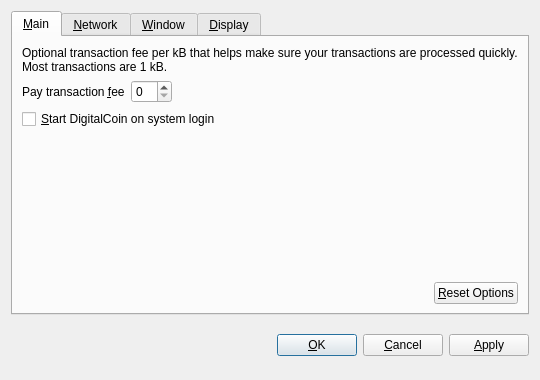
<?xml version="1.0" encoding="UTF-8"?>
<ui version="4.0">
 <class>OptionsDialog</class>
 <widget class="QDialog" name="OptionsDialog">
  <property name="geometry">
   <rect>
    <x>0</x>
    <y>0</y>
    <width>540</width>
    <height>380</height>
   </rect>
  </property>
  <property name="windowTitle">
   <string>Options</string>
  </property>
  <property name="modal">
   <bool>true</bool>
  </property>
  <layout class="QVBoxLayout" name="verticalLayout">
   <item>
    <widget class="QTabWidget" name="tabWidget">
     <property name="tabPosition">
      <enum>QTabWidget::North</enum>
     </property>
     <property name="currentIndex">
      <number>0</number>
     </property>
     <widget class="QWidget" name="tabMain">
      <attribute name="title">
       <string>&amp;Main</string>
      </attribute>
      <layout class="QVBoxLayout" name="verticalLayout_Main">
       <item>
        <widget class="QLabel" name="transactionFeeInfoLabel">
         <property name="text">
          <string>Optional transaction fee per kB that helps make sure your transactions are processed quickly. Most transactions are 1 kB.</string>
         </property>
         <property name="textFormat">
          <enum>Qt::PlainText</enum>
         </property>
         <property name="wordWrap">
          <bool>true</bool>
         </property>
        </widget>
       </item>
       <item>
        <layout class="QHBoxLayout" name="horizontalLayout_1_Main">
         <item>
          <widget class="QLabel" name="transactionFeeLabel">
           <property name="text">
            <string>Pay transaction &amp;fee</string>
           </property>
           <property name="textFormat">
            <enum>Qt::PlainText</enum>
           </property>
           <property name="buddy">
            <cstring>transactionFee</cstring>
           </property>
          </widget>
         </item>
         <item>
          <widget class="BitcoinAmountField" name="transactionFee"/>
         </item>
         <item>
          <spacer name="horizontalSpacer_1_Main">
           <property name="orientation">
            <enum>Qt::Horizontal</enum>
           </property>
           <property name="sizeHint" stdset="0">
            <size>
             <width>40</width>
             <height>20</height>
            </size>
           </property>
          </spacer>
         </item>
        </layout>
       </item>
       <item>
        <widget class="QCheckBox" name="bitcoinAtStartup">
         <property name="toolTip">
          <string>Automatically start DigitalCoin after logging in to the system.</string>
         </property>
         <property name="text">
          <string>&amp;Start DigitalCoin on system login</string>
         </property>
        </widget>
       </item>
       <item>
        <spacer name="verticalSpacer_Main">
         <property name="orientation">
          <enum>Qt::Vertical</enum>
         </property>
         <property name="sizeHint" stdset="0">
          <size>
           <width>20</width>
           <height>40</height>
          </size>
         </property>
        </spacer>
       </item>
       <item>
        <layout class="QHBoxLayout" name="horizontalLayout_2_Main">
         <item>
          <spacer name="horizontalSpacer_2_Main">
           <property name="orientation">
            <enum>Qt::Horizontal</enum>
           </property>
           <property name="sizeHint" stdset="0">
            <size>
             <width>40</width>
             <height>20</height>
            </size>
           </property>
          </spacer>
         </item>
         <item>
          <widget class="QPushButton" name="resetButton">
           <property name="toolTip">
            <string>Reset all client options to default.</string>
           </property>
           <property name="text">
            <string>&amp;Reset Options</string>
           </property>
           <property name="autoDefault">
            <bool>false</bool>
           </property>
          </widget>
         </item>
        </layout>
       </item>
      </layout>
     </widget>
     <widget class="QWidget" name="tabNetwork">
      <attribute name="title">
       <string>&amp;Network</string>
      </attribute>
      <layout class="QVBoxLayout" name="verticalLayout_Network">
       <item>
        <widget class="QCheckBox" name="mapPortUpnp">
         <property name="toolTip">
          <string>Automatically open the DigitalCoin client port on the router. This only works when your router supports UPnP and it is enabled.</string>
         </property>
         <property name="text">
          <string>Map port using &amp;UPnP</string>
         </property>
        </widget>
       </item>
       <item>
        <widget class="QCheckBox" name="connectSocks">
         <property name="toolTip">
          <string>Connect to the DigitalCoin network through a SOCKS proxy (e.g. when connecting through Tor).</string>
         </property>
         <property name="text">
          <string>&amp;Connect through SOCKS proxy:</string>
         </property>
        </widget>
       </item>
       <item>
        <layout class="QHBoxLayout" name="horizontalLayout_Network">
         <item>
          <widget class="QLabel" name="proxyIpLabel">
           <property name="text">
            <string>Proxy &amp;IP:</string>
           </property>
           <property name="textFormat">
            <enum>Qt::PlainText</enum>
           </property>
           <property name="buddy">
            <cstring>proxyIp</cstring>
           </property>
          </widget>
         </item>
         <item>
          <widget class="QValidatedLineEdit" name="proxyIp">
           <property name="maximumSize">
            <size>
             <width>140</width>
             <height>16777215</height>
            </size>
           </property>
           <property name="toolTip">
            <string>IP address of the proxy (e.g. 127.0.0.1)</string>
           </property>
          </widget>
         </item>
         <item>
          <widget class="QLabel" name="proxyPortLabel">
           <property name="text">
            <string>&amp;Port:</string>
           </property>
           <property name="textFormat">
            <enum>Qt::PlainText</enum>
           </property>
           <property name="buddy">
            <cstring>proxyPort</cstring>
           </property>
          </widget>
         </item>
         <item>
          <widget class="QLineEdit" name="proxyPort">
           <property name="maximumSize">
            <size>
             <width>55</width>
             <height>16777215</height>
            </size>
           </property>
           <property name="toolTip">
            <string>Port of the proxy (e.g. 9050)</string>
           </property>
          </widget>
         </item>
         <item>
          <widget class="QLabel" name="socksVersionLabel">
           <property name="text">
            <string>SOCKS &amp;Version:</string>
           </property>
           <property name="textFormat">
            <enum>Qt::PlainText</enum>
           </property>
           <property name="buddy">
            <cstring>socksVersion</cstring>
           </property>
          </widget>
         </item>
         <item>
          <widget class="QValueComboBox" name="socksVersion">
           <property name="toolTip">
            <string>SOCKS version of the proxy (e.g. 5)</string>
           </property>
          </widget>
         </item>
         <item>
          <spacer name="horizontalSpacer_Network">
           <property name="orientation">
            <enum>Qt::Horizontal</enum>
           </property>
           <property name="sizeHint" stdset="0">
            <size>
             <width>40</width>
             <height>20</height>
            </size>
           </property>
          </spacer>
         </item>
        </layout>
       </item>
       <item>
        <spacer name="verticalSpacer_Network">
         <property name="orientation">
          <enum>Qt::Vertical</enum>
         </property>
         <property name="sizeHint" stdset="0">
          <size>
           <width>20</width>
           <height>40</height>
          </size>
         </property>
        </spacer>
       </item>
      </layout>
     </widget>
     <widget class="QWidget" name="tabWindow">
      <attribute name="title">
       <string>&amp;Window</string>
      </attribute>
      <layout class="QVBoxLayout" name="verticalLayout_Window">
       <item>
        <widget class="QCheckBox" name="minimizeToTray">
         <property name="toolTip">
          <string>Show only a tray icon after minimizing the window.</string>
         </property>
         <property name="text">
          <string>&amp;Minimize to the tray instead of the taskbar</string>
         </property>
        </widget>
       </item>
       <item>
        <widget class="QCheckBox" name="minimizeOnClose">
         <property name="toolTip">
          <string>Minimize instead of exit the application when the window is closed. When this option is enabled, the application will be closed only after selecting Quit in the menu.</string>
         </property>
         <property name="text">
          <string>M&amp;inimize on close</string>
         </property>
        </widget>
       </item>
       <item>
        <spacer name="verticalSpacer_Window">
         <property name="orientation">
          <enum>Qt::Vertical</enum>
         </property>
         <property name="sizeHint" stdset="0">
          <size>
           <width>20</width>
           <height>40</height>
          </size>
         </property>
        </spacer>
       </item>
      </layout>
     </widget>
     <widget class="QWidget" name="tabDisplay">
      <attribute name="title">
       <string>&amp;Display</string>
      </attribute>
      <layout class="QVBoxLayout" name="verticalLayout_Display">
       <item>
        <layout class="QHBoxLayout" name="horizontalLayout_1_Display">
         <item>
          <widget class="QLabel" name="langLabel">
           <property name="text">
            <string>User Interface &amp;language:</string>
           </property>
           <property name="textFormat">
            <enum>Qt::PlainText</enum>
           </property>
           <property name="buddy">
            <cstring>lang</cstring>
           </property>
          </widget>
         </item>
         <item>
          <widget class="QValueComboBox" name="lang">
           <property name="toolTip">
            <string>The user interface language can be set here. This setting will take effect after restarting DigitalCoin.</string>
           </property>
          </widget>
         </item>
        </layout>
       </item>
       <item>
        <layout class="QHBoxLayout" name="horizontalLayout_2_Display">
         <item>
          <widget class="QLabel" name="unitLabel">
           <property name="text">
            <string>&amp;Unit to show amounts in:</string>
           </property>
           <property name="textFormat">
            <enum>Qt::PlainText</enum>
           </property>
           <property name="buddy">
            <cstring>unit</cstring>
           </property>
          </widget>
         </item>
         <item>
          <widget class="QValueComboBox" name="unit">
           <property name="toolTip">
            <string>Choose the default subdivision unit to show in the interface and when sending coins.</string>
           </property>
          </widget>
         </item>
        </layout>
       </item>
       <item>
        <widget class="QCheckBox" name="displayAddresses">
         <property name="toolTip">
          <string>Whether to show DigitalCoin addresses in the transaction list or not.</string>
         </property>
         <property name="text">
          <string>&amp;Display addresses in transaction list</string>
         </property>
        </widget>
       </item>
       <item>
        <widget class="QCheckBox" name="coinControlFeatures">
         <property name="toolTip">
          <string>Whether to show coin control features or not.</string>
         </property>
         <property name="text">
          <string>Display coin &amp;control features (experts only!)</string>
         </property>
        </widget>
       </item>
       <item>
        <spacer name="verticalSpacer_Display">
         <property name="orientation">
          <enum>Qt::Vertical</enum>
         </property>
         <property name="sizeHint" stdset="0">
          <size>
           <width>20</width>
           <height>40</height>
          </size>
         </property>
        </spacer>
       </item>
      </layout>
     </widget>
    </widget>
   </item>
   <item>
    <layout class="QHBoxLayout" name="horizontalLayout_Buttons">
     <item>
      <spacer name="horizontalSpacer_1">
       <property name="orientation">
        <enum>Qt::Horizontal</enum>
       </property>
       <property name="sizeHint" stdset="0">
        <size>
         <width>40</width>
         <height>48</height>
        </size>
       </property>
      </spacer>
     </item>
     <item>
      <widget class="QLabel" name="statusLabel">
       <property name="font">
        <font>
         <weight>75</weight>
         <bold>true</bold>
        </font>
       </property>
       <property name="text">
        <string/>
       </property>
       <property name="textFormat">
        <enum>Qt::PlainText</enum>
       </property>
       <property name="wordWrap">
        <bool>true</bool>
       </property>
      </widget>
     </item>
     <item>
      <spacer name="horizontalSpacer_2">
       <property name="orientation">
        <enum>Qt::Horizontal</enum>
       </property>
       <property name="sizeHint" stdset="0">
        <size>
         <width>40</width>
         <height>48</height>
        </size>
       </property>
      </spacer>
     </item>
     <item>
      <widget class="QPushButton" name="okButton">
       <property name="text">
        <string>&amp;OK</string>
       </property>
      </widget>
     </item>
     <item>
      <widget class="QPushButton" name="cancelButton">
       <property name="text">
        <string>&amp;Cancel</string>
       </property>
       <property name="autoDefault">
        <bool>false</bool>
       </property>
      </widget>
     </item>
     <item>
      <widget class="QPushButton" name="applyButton">
       <property name="text">
        <string>&amp;Apply</string>
       </property>
       <property name="autoDefault">
        <bool>false</bool>
       </property>
      </widget>
     </item>
    </layout>
   </item>
  </layout>
 </widget>
 <customwidgets>
  <customwidget>
   <class>BitcoinAmountField</class>
   <extends>QSpinBox</extends>
   <header>bitcoinamountfield.h</header>
  </customwidget>
  <customwidget>
   <class>QValueComboBox</class>
   <extends>QComboBox</extends>
   <header>qvaluecombobox.h</header>
  </customwidget>
  <customwidget>
   <class>QValidatedLineEdit</class>
   <extends>QLineEdit</extends>
   <header>qvalidatedlineedit.h</header>
  </customwidget>
 </customwidgets>
 <resources/>
 <connections/>
</ui>
